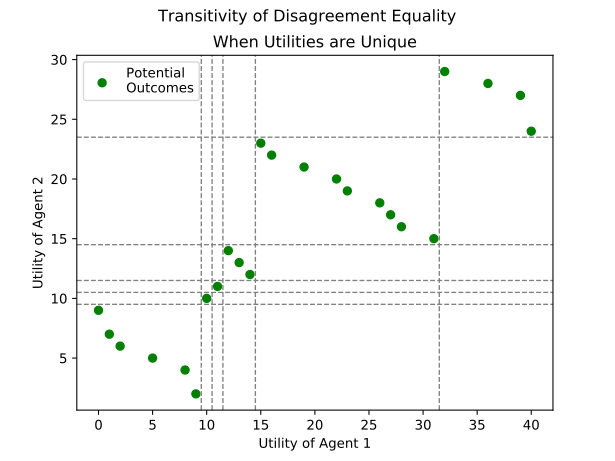

Python code for this plot:
import matplotlib.pyplot as plt
import matplotlib.lines as mlines

points_x = [0, 1, 2, 5, 8, 9,10,11,12,13,14,15,16,19,22,23,26,27,28,31,32,36,39,40]
points_y = [9, 7, 6, 5, 4, 2,10,11,14,13,12,23,22,21,20,19,18,17,16,15,29,28,27,24]

def newline(p1, p2):
    ax = plt.gca()
    xmin, xmax = ax.get_xbound()

    if(p2[0] == p1[0]):
        xmin = xmax = p1[0]
        ymin, ymax = ax.get_ybound()
    else:
        ymax = p1[1]+(p2[1]-p1[1])/(p2[0]-p1[0])*(xmax-p1[0])
        ymin = p1[1]+(p2[1]-p1[1])/(p2[0]-p1[0])*(xmin-p1[0])

    l = mlines.Line2D([xmin,xmax], [ymin,ymax], color='gray', linestyle='--', linewidth=1.0)
    ax.add_line(l)
    return l

plt.scatter(points_x, points_y, c='green', #marker='s',
            label='Potential\nOutcomes')
# newline([-0.5,0],[-0.5,1])
newline([9.5,0],[9.5,1])
newline([10.5,0],[10.5,1])
newline([11.5,0],[11.5,1])
newline([14.5,0],[14.5,1])
newline([31.5,0],[31.5,1])

newline([0,9.5],[1,9.5])
newline([0,10.5],[1,10.5])
newline([0,11.5],[1,11.5])
newline([0,14.5],[1,14.5])
newline([0,23.5],[1,23.5])
plt.suptitle('Transitivity of Disagreement Equality')
plt.title('When Utilities are Unique')
plt.xlabel('Utility of Agent 1')
plt.ylabel('Utility of Agent 2')
plt.legend(loc=2)
plt.show()
